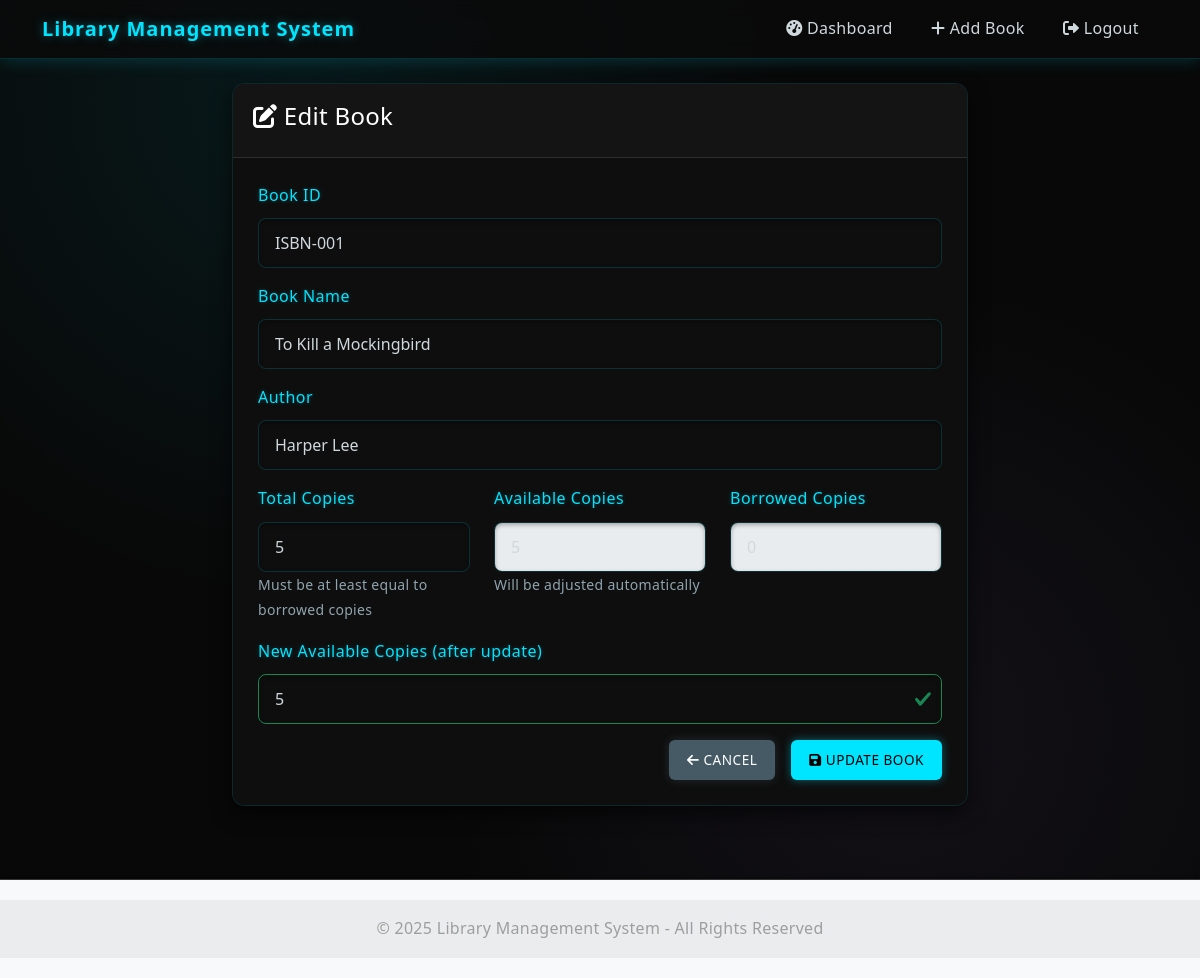
The page /admin/edit_book.php?id=1 (signed in) on the database its author committed.
### tables this page shows
CREATE TABLE IF NOT EXISTS books (
    id INT AUTO_INCREMENT PRIMARY KEY,
    book_id VARCHAR(50) NOT NULL UNIQUE,
    book_name VARCHAR(255) NOT NULL,
    author VARCHAR(100) NOT NULL,
    total_copies INT NOT NULL DEFAULT 1,
    available_copies INT NOT NULL DEFAULT 1,
    created_at TIMESTAMP DEFAULT CURRENT_TIMESTAMP,
    updated_at TIMESTAMP DEFAULT CURRENT_TIMESTAMP ON UPDATE CURRENT_TIMESTAMP
);

### includes/db.php (called while the page is built, shortened)
<?php
class Database {
    private static $instance = null;
    private $conn;
    private function __construct() {
        try {
            $dsn = "mysql:host=" . DB_HOST . ";dbname=" . DB_NAME;
            $options = [
                PDO::ATTR_ERRMODE => PDO::ERRMODE_EXCEPTION,
                PDO::ATTR_DEFAULT_FETCH_MODE => PDO::FETCH_ASSOC,
                PDO::ATTR_EMULATE_PREPARES => false,
            ];
            $this->conn = new PDO($dsn, DB_USER, DB_PASS, $options);
        } catch (PDOException $e) {
            die("Connection failed: " . $e->getMessage());
        }
    }
    public static function getInstance() {
        if (self::$instance == null) {
            self::$instance = new Database();
        }
        return self::$instance;
    }
    public function query($query, $params = []) {
        try {
            $stmt = $this->conn->prepare($query);
            $stmt->execute($params);
            return $stmt;
        } catch (PDOException $e) {
            echo "Query Error: " . $e->getMessage();
            return false;
        }
    }
    public function getRow($query, $params = []) {
        $stmt = $this->query($query, $params);
        if ($stmt) {
            return $stmt->fetch();
        }
        return false;
    }
}
?>

### admin/edit_book.php (the view, shortened to what this page needs)
<?php
require_once '../includes/db.php';
$db = Database::getInstance();
$id = isset($_GET['id']) ? (int)$_GET['id'] : 0;
$bookDetails = $db->getRow("SELECT * FROM books WHERE id = ?", [$id]);
$borrowed_copies = $bookDetails['total_copies'] - $bookDetails['available_copies'];
$book = [
    'id' => $bookDetails['id'],
    'book_id' => $bookDetails['book_id'],
    'book_name' => $bookDetails['book_name'],
    'author' => $bookDetails['author'],
    'total_copies' => $bookDetails['total_copies'],
    'available_copies' => $bookDetails['available_copies'],
    'borrowed_copies' => $borrowed_copies
];
include_once '../includes/header.php';
?>
<div class="row">
    <div class="col-md-8 offset-md-2">
        <div class="card">
            <div class="card-header bg-primary text-white">
                <h4><i class="fas fa-edit"></i> Edit Book</h4>
            </div>
            <div class="card-body">
                <form method="post" action="">
                    <div class="mb-3">
                        <label for="book_id" class="form-label">Book ID</label>
                        <input type="text" class="form-control" id="book_id" name="book_id" value="<?php echo htmlspecialchars($book['book_id']); ?>" required>
                    </div>
                    <div class="mb-3">
                        <label for="book_name" class="form-label">Book Name</label>
                        <input type="text" class="form-control" id="book_name" name="book_name" value="<?php echo htmlspecialchars($book['book_name']); ?>" required>
                    </div>
                    <div class="mb-3">
                        <label for="author" class="form-label">Author</label>
                        <input type="text" class="form-control" id="author" name="author" value="<?php echo htmlspecialchars($book['author']); ?>" required>
                    </div>
                    <div class="row">
                        <div class="col-md-4">
                            <div class="mb-3">
                                <label for="total_copies" class="form-label">Total Copies</label>
                                <input type="number" class="form-control" id="total_copies" name="total_copies" value="<?php echo $book['total_copies']; ?>" min="<?php echo $book['borrowed_copies']; ?>" required>
                                <small class="text-muted">Must be at least equal to borrowed copies</small>
                            </div>
                        </div>
                        <div class="col-md-4">
                            <div class="mb-3">
                                <label for="available_copies" class="form-label">Available Copies</label>
                                <input type="number" class="form-control" id="available_copies" value="<?php echo $book['available_copies']; ?>" disabled>
                                <small class="text-muted">Will be adjusted automatically</small>
                            </div>
                        </div>
                        <div class="col-md-4">
                            <div class="mb-3">
                                <label for="borrowed_copies" class="form-label">Borrowed Copies</label>
                                <input type="number" class="form-control" id="borrowed_copies" value="<?php echo $book['borrowed_copies']; ?>" disabled>
                            </div>
                        </div>
                    </div>
                    <div class="mb-3">
                        <label for="new_available" class="form-label">New Available Copies (after update)</label>
                        <input type="text" class="form-control" id="new_available" readonly>
                    </div>
                    <div class="d-grid gap-2 d-md-flex justify-content-md-end">
                        <a href="<?php echo APP_URL; ?>/admin/dashboard.php" class="btn btn-secondary me-md-2">
                            <i class="fas fa-arrow-left"></i> Cancel
                        </a>
                        <button type="submit" class="btn btn-primary">
                            <i class="fas fa-save"></i> Update Book
                        </button>
                    </div>
                </form>
            </div>
        </div>
    </div>
</div>
<?php include_once '../includes/footer.php'; ?>

### assets/css/style.css (style rules this page uses)
:root { --primary-glow: #00e5ff; --secondary-glow: #9575cd; --danger-glow: #ff5252; --success-glow: #00e676; --warning-glow: #ffca28; --main-bg: #080808; --card-bg: #0e0e0e; --card-header: #141414; --text-primary: #ffffff; --text-secondary: #cfd8dc; --text-muted: #90a4ae; --border-color: rgba(255, 255, 255, 0.1); }
body { background-color: var(--main-bg); background-image: radial-gradient(circle at 25% 10%, rgba(0, 229, 255, 0.08) 0%, transparent 40%), radial-gradient(circle at 75% 75%, rgba(149, 117, 205, 0.08) 0%, transparent 40%); color: var(--text-secondary); min-height: 100vh; display: flex; flex-direction: column; font-family: 'Segoe UI', Tahoma, Geneva, Verdana, sans-serif; line-height: 1.6; letter-spacing: 0.3px; font-size: 16px; text-rendering: optimizeLegibility; -webkit-font-smoothing: antialiased; }
.card { box-shadow: 0 8px 20px rgba(0, 0, 0, 0.6); margin-bottom: 25px; border-radius: 0.8rem; overflow: hidden; background-color: var(--card-bg); border: 1px solid rgba(0, 188, 212, 0.15); transition: all 0.3s ease; position: relative; }
.card::before { content: ''; position: absolute; top: 0; left: 0; right: 0; height: 2px; background: linear-gradient(90deg, var(--primary-glow), var(--secondary-glow)); opacity: 0; transition: opacity 0.3s ease; }
.card-header { font-weight: bold; background-color: var(--card-header) !important; color: var(--primary-glow); border-bottom: 1px solid rgba(255, 255, 255, 0.1); padding: 18px 20px; position: relative; overflow: hidden; }
.card-body { background-color: var(--card-bg); padding: 25px; position: relative; }
.form-control, .form-select { background-color: rgba(15, 15, 15, 0.6); border: 1px solid rgba(0, 188, 212, 0.2); color: var(--text-secondary); padding: 0.75rem 1rem; height: auto; transition: all 0.3s ease; border-radius: 0.5rem; box-shadow: inset 0 2px 4px rgba(0, 0, 0, 0.3); backdrop-filter: blur(5px); }
.form-control::placeholder { color: rgba(176, 190, 197, 0.5); transition: color 0.3s ease; }
.form-label { color: var(--primary-glow); font-weight: 500; margin-bottom: 0.6rem; letter-spacing: 0.5px; transition: color 0.3s ease; text-shadow: 0 0 5px rgba(0, 188, 212, 0.3); }
.text-muted { color: var(--text-muted) !important; }
.btn { font-weight: 500; padding: 10px 18px; border-radius: 6px; transition: all 0.3s ease; text-transform: uppercase; font-size: 0.85rem; letter-spacing: 0.5px; position: relative; overflow: hidden; border: none; }
.btn::before { content: ''; position: absolute; top: 0; left: 0; width: 100%; height: 100%; background: linear-gradient(120deg, transparent, rgba(255, 255, 255, 0.2), transparent); transform: translateX(-100%); transition: 0.6s; }
.btn-primary { background-color: var(--primary-glow); color: #000; box-shadow: 0 0 10px rgba(0, 229, 255, 0.4); }
.btn-secondary { background-color: #455a64; border-color: #455a64; box-shadow: 0 0 10px rgba(69, 90, 100, 0.4); }
.is-valid { border-color: #198754; padding-right: calc(1.5em + 0.75rem); background-repeat: no-repeat; background-position: right calc(0.375em + 0.1875rem) center; background-size: calc(0.75em + 0.375rem) calc(0.75em + 0.375rem); }
a { color: #00bcd4; text-decoration: none; transition: color 0.3s; }

### rows shown on the page
books: book_id "ISBN-001", book_name "To Kill a Mockingbird", author "Harper Lee", total_copies "5", available_copies "5"

### other values the page prints
APP_NAME "Library Management System"
